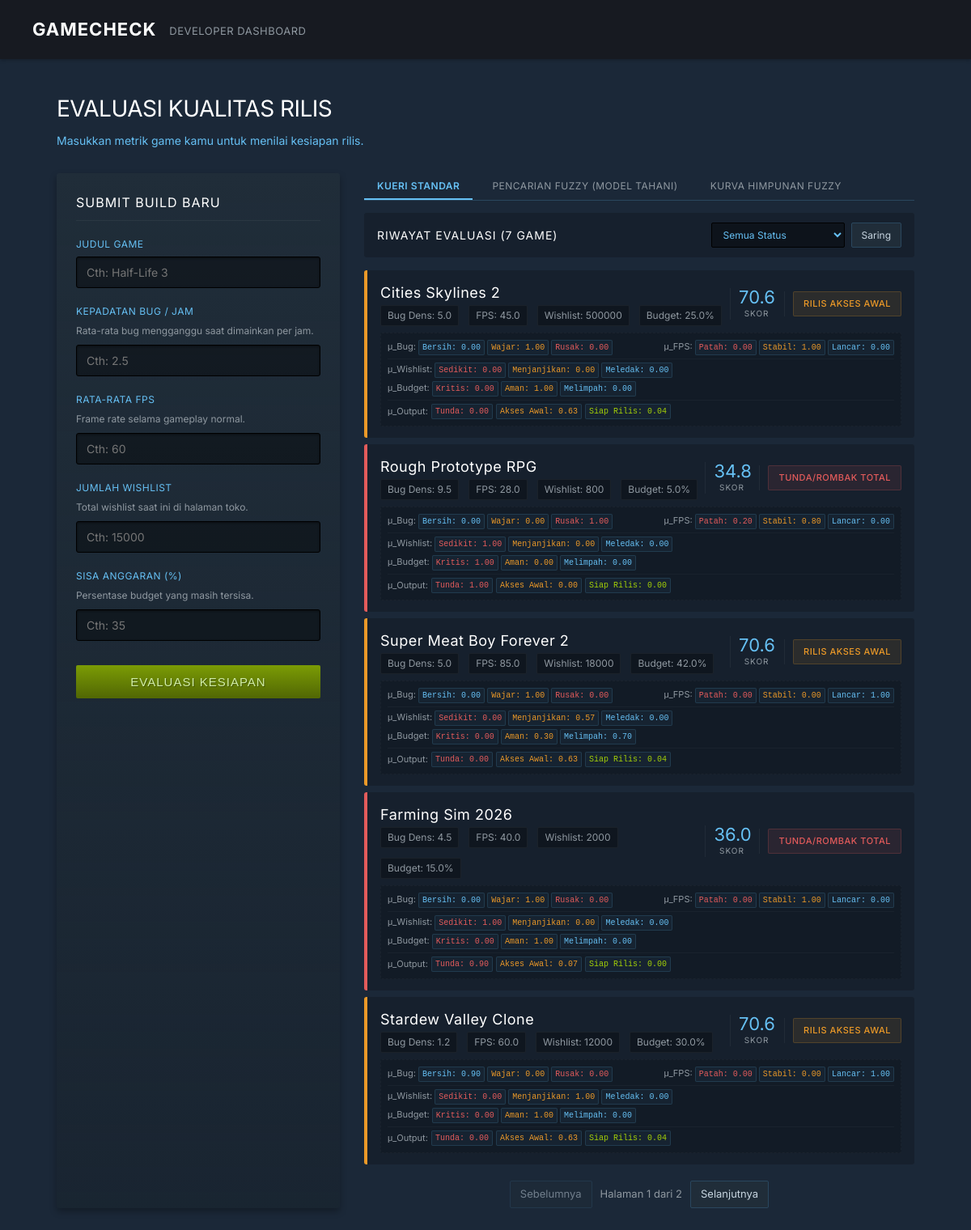
The page / on the database its author committed.
### tables this page shows
CREATE TABLE draft_indie (
            id INTEGER PRIMARY KEY AUTOINCREMENT,
            title TEXT,
            bug_density REAL,
            fps REAL,
            wishlist INTEGER,
            remaining_budget REAL,
            score REAL,
            status TEXT,
            -- Fuzzy membership degrees
            mu_bug_sangat_bersih REAL,
            mu_bug_wajar REAL,
            mu_bug_rusak REAL,
            mu_fps_patah_patah REAL,
            mu_fps_stabil REAL,
            mu_fps_lancar REAL,
            mu_wishlist_sedikit REAL,
            mu_wishlist_menjanjikan REAL,
            mu_wishlist_meledak REAL,
            mu_budget_kritis REAL,
            mu_budget_aman REAL,
            mu_budget_melimpah REAL,
            mu_quality_tunda REAL,
            mu_quality_akses_awal REAL,
            mu_quality_siap_rilis REAL
        );

### main.py (the view)
@app.get("/", response_class=HTMLResponse)
async def read_root(request: Request, page: int = 1, message: Optional[str] = None, db: sqlite3.Connection = Depends(get_db)):
    games, total_pages, total_items = get_paginated_games(db, page=page)
    return templates.TemplateResponse(request, "index.html", {
        "games": games,
        "current_page": page,
        "total_pages": total_pages,
        "total_items": total_items,
        "message": message,
        "query_type": "standard",
        "selected_status": ""
    })

### templates/index.html (shortened to what this page needs)
<!DOCTYPE html>
<html lang="id">
<head>
<link rel="stylesheet" href="/static/style.css">
</head>
<body>
<nav>
  <div class="nav-logo">
    GAMECHECK
  </div>
  <div class="nav-tagline">DEVELOPER DASHBOARD</div>
</nav>
<div class="hero">
  <h1 class="hero-title">Evaluasi Kualitas Rilis</h1>
  <div class="hero-sub">Masukkan metrik game kamu untuk menilai kesiapan rilis.</div>
</div>
<div class="container">
  <div class="panel">
    <div class="panel-title">Submit Build Baru</div>
    <form action="/api/evaluate" method="POST" onsubmit="this.querySelector('button[type=submit]').disabled=true; this.querySelector('button[type=submit]').innerText='Memproses...';">
      <div class="form-group">
        <label class="form-label">Judul Game</label>
        <input class="form-input" type="text" name="title" required placeholder="Cth: Half-Life 3">
      </div>
      <div class="form-group">
        <label class="form-label">Kepadatan Bug / Jam</label>
        <div class="form-hint">Rata-rata bug mengganggu saat dimainkan per jam.</div>
        <input class="form-input" type="number" step="0.1" name="bug_density" required placeholder="Cth: 2.5">
      </div>
      <div class="form-group">
        <label class="form-label">Rata-rata FPS</label>
        <div class="form-hint">Frame rate selama gameplay normal.</div>
        <input class="form-input" type="number" step="0.1" name="fps" required placeholder="Cth: 60">
      </div>
      <div class="form-group">
        <label class="form-label">Jumlah Wishlist</label>
        <div class="form-hint">Total wishlist saat ini di halaman toko.</div>
        <input class="form-input" type="number" name="wishlist" required placeholder="Cth: 15000">
      </div>
      <div class="form-group">
        <label class="form-label">Sisa Anggaran (%)</label>
        <div class="form-hint">Persentase budget yang masih tersisa.</div>
        <input class="form-input" type="number" step="0.1" name="remaining_budget" required placeholder="Cth: 35">
      </div>
      <button type="submit" class="btn-submit">Evaluasi Kesiapan</button>
    </form>
  </div>
  <div>
    <div class="query-tabs">
      <button class="query-tab" id="tab-standard" onclick="showTab('standard')">Kueri Standar</button>
      <button class="query-tab" id="tab-fuzzy" onclick="showTab('fuzzy')">Pencarian Fuzzy (Model Tahani)</button>
      <button class="query-tab" id="tab-charts" onclick="showTab('charts')">Kurva Himpunan Fuzzy</button>
    </div>
    <div id="form-standard" class="results-header" style="margin-bottom: 16px;">
      <div class="results-title">Riwayat Evaluasi ({{ total_items }} game)</div>
      <form action="/api/query" method="GET" style="display:flex;gap:8px">
        <select class="filter-select" name="status">
          <option value="">Semua Status</option>
        </select>
        <button type="submit" class="filter-btn">Saring</button>
      </form>
    </div>
    <div class="game-list">
      {% for game in games %}
        {% set v_class = 'gc-go' %}
        {% set v_pill = 'v-go' %}
        {% if game.status == 'Tunda/Rombak Total' %}
          {% set v_class = 'gc-wait' %}
          {% set v_pill = 'v-wait' %}
        {% elif game.status == 'Rilis Akses Awal' %}
          {% set v_class = 'gc-soon' %}
          {% set v_pill = 'v-soon' %}
        {% endif %}
        <div class="game-card {{ v_class }}" style="display: flex; flex-direction: column; align-items: stretch; gap: 8px;">
          <div style="display: flex; align-items: center; justify-content: space-between; width: 100%;">
            <div class="gc-info">
              <div class="gc-title" style="margin-bottom: 2px;">{{ game.title }}</div>
              <div class="gc-meta">
                <span>Bug Dens: {{ game.bug_density }}</span>
                <span>FPS: {{ game.fps }}</span>
                <span>Wishlist: {{ game.wishlist }}</span>
                <span>Budget: {{ game.remaining_budget }}%</span>
              </div>
            </div>
            <div style="display: flex; align-items: center; gap: 12px; flex-shrink: 0;">
              <div class="gc-score-box" style="margin-left: 0; width: 55px; border-left: 1px solid rgba(255,255,255,0.05); padding-left: 10px;">
                <div class="gc-score">{{ "%.1f"|format(game.score) }}</div>
                <div class="gc-score-label">Skor</div>
              </div>
              <div class="gc-verdict-box" style="width: auto; padding-left: 10px; border-left: 1px solid rgba(255,255,255,0.05);">
                <div class="gc-verdict {{ v_pill }}" style="min-width: 125px; font-size: 11px;">
                  {{ game.status }}
                </div>
              </div>
            </div>
          </div>
          <div style="display: flex; flex-direction: column; gap: 4px; background: rgba(0,0,0,0.15); padding: 8px; border-radius: 2px; border: 1px dashed rgba(255,255,255,0.03); font-size: 11px; color: var(--text-muted);">
            <div style="display: flex; justify-content: space-between; flex-wrap: wrap; gap: 4px;">
              <span>&mu;_Bug:
                <span class="fuzzy-badge" style="color: var(--steam-blue);">Bersih: {{ "%.2f"|format(game.mu_bug_sangat_bersih) }}</span>
                <span class="fuzzy-badge" style="color: #eb9928;">Wajar: {{ "%.2f"|format(game.mu_bug_wajar) }}</span>
                <span class="fuzzy-badge" style="color: #e35b5b;">Rusak: {{ "%.2f"|format(game.mu_bug_rusak) }}</span>
              </span>
              <span>&mu;_FPS:
                <span class="fuzzy-badge" style="color: #e35b5b;">Patah: {{ "%.2f"|format(game.mu_fps_patah_patah) }}</span>
                <span class="fuzzy-badge" style="color: #eb9928;">Stabil: {{ "%.2f"|format(game.mu_fps_stabil) }}</span>
                <span class="fuzzy-badge" style="color: var(--steam-blue);">Lancar: {{ "%.2f"|format(game.mu_fps_lancar) }}</span>
              </span>
            </div>
            <div style="display: flex; justify-content: space-between; flex-wrap: wrap; gap: 4px; border-top: 1px solid rgba(255,255,255,0.03); padding-top: 4px;">
              <span>&mu;_Wishlist:
                <span class="fuzzy-badge" style="color: #e35b5b;">Sedikit: {{ "%.2f"|format(game.mu_wishlist_sedikit) }}</span>
                <span class="fuzzy-badge" style="color: #eb9928;">Menjanjikan: {{ "%.2f"|format(game.mu_wishlist_menjanjikan) }}</span>
                <span class="fuzzy-badge" style="color: var(--steam-blue);">Meledak: {{ "%.2f"|format(game.mu_wishlist_meledak) }}</span>
              </span>
              <span>&mu;_Budget:
                <span class="fuzzy-badge" style="color: #e35b5b;">Kritis: {{ "%.2f"|format(game.mu_budget_kritis) }}</span>
                <span class="fuzzy-badge" style="color: #eb9928;">Aman: {{ "%.2f"|format(game.mu_budget_aman) }}</span>
                <span class="fuzzy-badge" style="color: var(--steam-blue);">Melimpah: {{ "%.2f"|format(game.mu_budget_melimpah) }}</span>
              </span>
            </div>
            <div style="border-top: 1px solid rgba(255,255,255,0.03); padding-top: 4px; display: flex; align-items: center; gap: 4px;">
              <span>&mu;_Output:</span>
              <span class="fuzzy-badge" style="color: #e35b5b;">Tunda: {{ "%.2f"|format(game.mu_quality_tunda) }}</span>
              <span class="fuzzy-badge" style="color: #eb9928;">Akses Awal: {{ "%.2f"|format(game.mu_quality_akses_awal) }}</span>
              <span class="fuzzy-badge" style="color: var(--steam-green);">Siap Rilis: {{ "%.2f"|format(game.mu_quality_siap_rilis) }}</span>
            </div>
          </div>
        </div>
      {% else %}
        <div style="padding:40px;text-align:center;background:rgba(0,0,0,0.2);color:var(--text-muted);font-size:14px;border-radius:3px">
          Tidak ada data game yang memenuhi kriteria.
        </div>
      {% endfor %}
    </div>
    {% if total_pages > 1 %}
    <div class="pagination">
      {% if query_type == 'fuzzy' %}
        {% set base_url = '/api/query?query_type=fuzzy&bug_density_fuzzy=' ~ (bug_density_fuzzy|default('')) ~ '&fps_fuzzy=' ~ (fps_fuzzy|default('')) ~ '&wishlist_fuzzy=' ~ (wishlist_fuzzy|default('')) ~ '&budget_fuzzy=' ~ (budget_fuzzy|default('')) ~ '&operator=' ~ (operator|default('AND')) ~ '&alpha_cut=' ~ (alpha_cut|default(0.0)) ~ '&page=' %}
      {% else %}
        {% set base_url = '/api/query?query_type=standard&status=' ~ (selected_status | default('')) | urlencode ~ '&page=' %}
      {% endif %}
      {% if current_page > 1 %}
        <a href="{{ base_url }}{{ current_page - 1 }}" class="page-btn">Sebelumnya</a>
      {% else %}
        <span class="page-btn disabled">Sebelumnya</span>
      {% endif %}
      <span class="page-info">Halaman {{ current_page }} dari {{ total_pages }}</span>
      {% if current_page < total_pages %}
        <a href="{{ base_url }}{{ current_page + 1 }}" class="page-btn">Selanjutnya</a>
      {% else %}
        <span class="page-btn disabled">Selanjutnya</span>
      {% endif %}
    </div>
    {% endif %}
  </div>
</div>
</body>
</html>

### rows shown on the page
draft_indie: title "Cities Skylines 2", bug_density "5.0", fps "45.0", wishlist "500000", remaining_budget "25.0", score "70.6", status "RILIS AKSES AWAL", mu_bug_sangat_bersih "0.00", mu_bug_wajar "1.00", mu_bug_rusak "0.00", mu_fps_patah_patah "0.00", mu_fps_stabil "1.00", mu_fps_lancar "0.00", mu_wishlist_sedikit "0.00", mu_wishlist_menjanjikan "0.00", mu_wishlist_meledak "0.00", mu_budget_kritis "0.00", mu_budget_aman "1.00", mu_budget_melimpah "0.00", mu_quality_tunda "0.00", mu_quality_akses_awal "0.63", mu_quality_siap_rilis "0.04"
draft_indie: title "Rough Prototype RPG", bug_density "9.5", fps "28.0", wishlist "800", remaining_budget "5.0", score "34.8", status "TUNDA/ROMBAK TOTAL", mu_bug_sangat_bersih "0.00", mu_bug_wajar "0.00", mu_bug_rusak "1.00", mu_fps_patah_patah "0.20", mu_fps_stabil "0.80", mu_fps_lancar "0.00", mu_wishlist_sedikit "1.00", mu_wishlist_menjanjikan "0.00", mu_wishlist_meledak "0.00", mu_budget_kritis "1.00", mu_budget_aman "0.00", mu_budget_melimpah "0.00", mu_quality_tunda "1.00", mu_quality_akses_awal "0.00", mu_quality_siap_rilis "0.00"
draft_indie: title "Super Meat Boy Forever 2", bug_density "5.0", fps "85.0", wishlist "18000", remaining_budget "42.0", score "70.6", status "RILIS AKSES AWAL", mu_bug_sangat_bersih "0.00", mu_bug_wajar "1.00", mu_bug_rusak "0.00", mu_fps_patah_patah "0.00", mu_fps_stabil "0.00", mu_fps_lancar "1.00", mu_wishlist_sedikit "0.00", mu_wishlist_menjanjikan "0.57", mu_wishlist_meledak "0.00", mu_budget_kritis "0.00", mu_budget_aman "0.30", mu_budget_melimpah "0.70", mu_quality_tunda "0.00", mu_quality_akses_awal "0.63", mu_quality_siap_rilis "0.04"
draft_indie: title "Farming Sim 2026", bug_density "4.5", fps "40.0", wishlist "2000", remaining_budget "15.0", score "36.0", status "TUNDA/ROMBAK TOTAL", mu_bug_sangat_bersih "0.00", mu_bug_wajar "1.00", mu_bug_rusak "0.00", mu_fps_patah_patah "0.00", mu_fps_stabil "1.00", mu_fps_lancar "0.00", mu_wishlist_sedikit "1.00", mu_wishlist_menjanjikan "0.00", mu_wishlist_meledak "0.00", mu_budget_kritis "0.00", mu_budget_aman "1.00", mu_budget_melimpah "0.00", mu_quality_tunda "0.90", mu_quality_akses_awal "0.07", mu_quality_siap_rilis "0.00"
draft_indie: title "Stardew Valley Clone", bug_density "1.2", fps "60.0", wishlist "12000", remaining_budget "30.0", score "70.6", status "RILIS AKSES AWAL", mu_bug_sangat_bersih "0.90", mu_bug_wajar "0.00", mu_bug_rusak "0.00", mu_fps_patah_patah "0.00", mu_fps_stabil "0.00", mu_fps_lancar "1.00", mu_wishlist_sedikit "0.00", mu_wishlist_menjanjikan "1.00", mu_wishlist_meledak "0.00", mu_budget_kritis "0.00", mu_budget_aman "1.00", mu_budget_melimpah "0.00", mu_quality_tunda "0.00", mu_quality_akses_awal "0.63", mu_quality_siap_rilis "0.04"

### other values the page prints
{{ total_items }} "7"
{{ current_page }} "1"
{{ total_pages }} "2"
